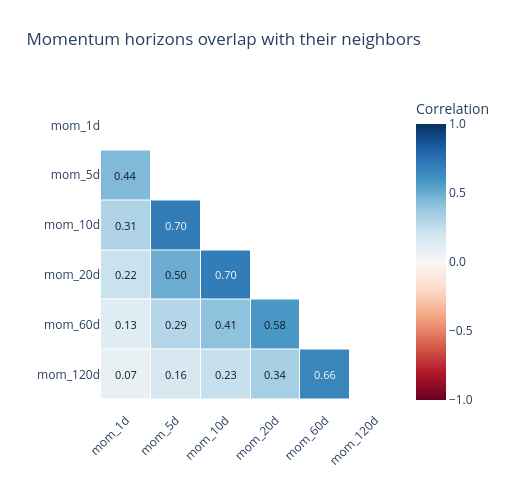

The code cell stored with this chart in its notebook:
### Markdown cell above
## Zoom into one feature family

Select columns by name or shell-style pattern to inspect a single family. Small matrices are annotated automatically, and `triangle="lower"` with `diagonal=False` removes the mirrored half and the trivial self-correlations.

Adjacent momentum horizons overlap heavily while distant ones do not, which is the usual argument for keeping a short and a long lookback rather than every lookback in between.

### Code cell
fig = q.plot.correlation_heatmap(
    features,
    columns="mom_*",
    triangle="lower",
    diagonal=False,
    title="Momentum horizons overlap with their neighbors",
)
fig.show()

### Figure 1 — Plotly figure (JSON) as saved in the notebook; plotly's stock layout.template omitted (floating-point values rounded to 4 significant figures)
{"data": [{"colorbar": {"tickformat": ".1f", "title": {"text": "Correlation"}}, "colorscale": [[0, "rgb(103,0,31)"], [0.1, "rgb(178,24,43)"], [0.2, "rgb(214,96,77)"], [0.3, "rgb(244,165,130)"], [0.4, "rgb(253,219,199)"], [0.5, "rgb(247,247,247)"], [0.6, "rgb(209,229,240)"], [0.7, "rgb(146,197,222)"], [0.8, "rgb(67,147,195)"], [0.9, "rgb(33,102,172)"], [1, "rgb(5,48,97)"]], "hoverongaps": false, "hovertemplate": "%{y}<br>%{x}<br>Correlation %{z:.2f}<extra></extra>", "type": "heatmap", "x": ["mom_1d", "mom_5d", "mom_10d", "mom_20d", "mom_60d", "mom_120d"], "xgap": 1, "y": ["mom_1d", "mom_5d", "mom_10d", "mom_20d", "mom_60d", "mom_120d"], "ygap": 1, "z": [[NaN, NaN, NaN, NaN, NaN, NaN], [0.4437, NaN, NaN, NaN, NaN, NaN], [0.3093, 0.7023, NaN, NaN, NaN, NaN], [0.2219, 0.4959, 0.6999, NaN, NaN, NaN], [0.1276, 0.2922, 0.4105, 0.5818, NaN, NaN], [0.07409, 0.1646, 0.2343, 0.3366, 0.66, NaN]], "zmax": 1, "zmid": 0, "zmin": -1}], "layout": {"annotations": [{"font": {"color": "#111827", "size": 11}, "showarrow": false, "text": "0.44", "x": "mom_1d", "y": "mom_5d"}, {"font": {"color": "#111827", "size": 11}, "showarrow": false, "text": "0.31", "x": "mom_1d", "y": "mom_10d"}, {"font": {"color": "#F9FAFB", "size": 11}, "showarrow": false, "text": "0.70", "x": "mom_5d", "y": "mom_10d"}, {"font": {"color": "#111827", "size": 11}, "showarrow": false, "text": "0.22", "x": "mom_1d", "y": "mom_20d"}, {"font": {"color": "#111827", "size": 11}, "showarrow": false, "text": "0.50", "x": "mom_5d", "y": "mom_20d"}, {"font": {"color": "#F9FAFB", "size": 11}, "showarrow": false, "text": "0.70", "x": "mom_10d", "y": "mom_20d"}, {"font": {"color": "#111827", "size": 11}, "showarrow": false, "text": "0.13", "x": "mom_1d", "y": "mom_60d"}, {"font": {"color": "#111827", "size": 11}, "showarrow": false, "text": "0.29", "x": "mom_5d", "y": "mom_60d"}, {"font": {"color": "#111827", "size": 11}, "showarrow": false, "text": "0.41", "x": "mom_10d", "y": "mom_60d"}, {"font": {"color": "#111827", "size": 11}, "showarrow": false, "text": "0.58", "x": "mom_20d", "y": "mom_60d"}, {"font": {"color": "#111827", "size": 11}, "showarrow": false, "text": "0.07", "x": "mom_1d", "y": "mom_120d"}, {"font": {"color": "#111827", "size": 11}, "showarrow": false, "text": "0.16", "x": "mom_5d", "y": "mom_120d"}, {"font": {"color": "#111827", "size": 11}, "showarrow": false, "text": "0.23", "x": "mom_10d", "y": "mom_120d"}, {"font": {"color": "#111827", "size": 11}, "showarrow": false, "text": "0.34", "x": "mom_20d", "y": "mom_120d"}, {"font": {"color": "#F9FAFB", "size": 11}, "showarrow": false, "text": "0.66", "x": "mom_60d", "y": "mom_120d"}], "height": 490, "hovermode": "closest", "legend": {"orientation": "h", "x": 0, "xanchor": "left", "y": 1.02}, "margin": {"b": 80, "l": 80, "r": 130, "t": 90}, "title": {"text": "Momentum horizons overlap with their neighbors"}, "width": 530, "xaxis": {"constrain": "domain", "showgrid": false, "tickangle": -45, "ticks": ""}, "yaxis": {"autorange": "reversed", "gridcolor": "#E5E7EB", "scaleanchor": "x", "showgrid": false, "ticks": "", "title": {"text": ""}, "zeroline": false}}}
